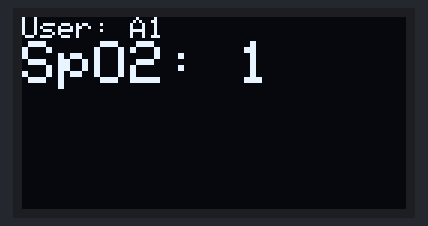
The sketch below on a simulated Arduino Mega 2560, built with avr-gcc and run on an emulated ATmega2560. On the bench: 128×64 one-colour display.

Above: at 0.1 s.
At 4.2 s:
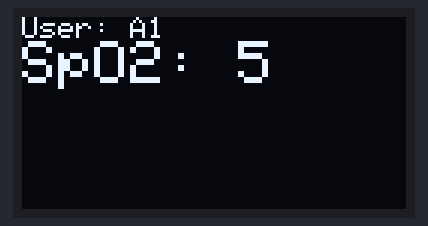
At 9.4 s:
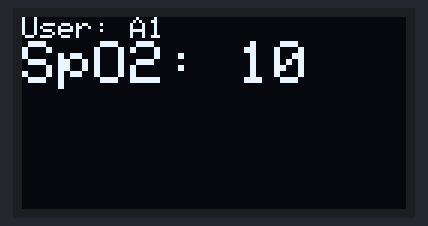
At 18.6 s:
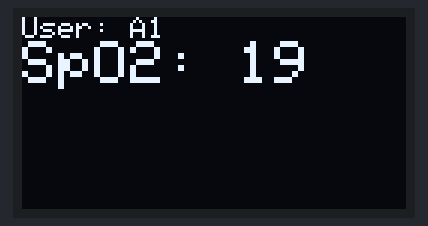
At 27.9 s:
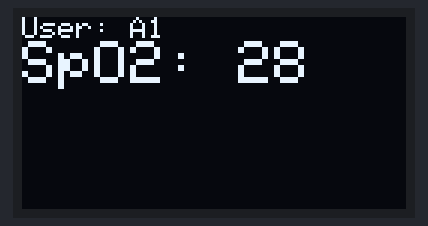
At 38.1 s:
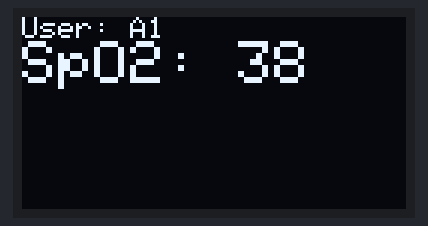

Measured:
- what the display in image 1 shows lasts 1.0 s, from 4.2 s to 5.2 s

The sketch:

treste_Oled_I2C.ino
```cpp
#include <SPI.h>
#include <Wire.h>
//--------------------------OK---- preparado para ir juntar ao MEGA ----------------
#include <Adafruit_GFX.h>
#include <Adafruit_SSD1306.h>
#define OLED_RESET 4
Adafruit_SSD1306 display(OLED_RESET);
#define NUMFLAKES 10
#define XPOS 0
#define YPOS 1
#define DELTAY 2
#define LOGO16_GLCD_HEIGHT 16
#define LOGO16_GLCD_WIDTH  16
//--------FIM Oled--------------
void setup()   {
  Serial.begin(9600);
  //-------Oled----------
  display.begin(SSD1306_SWITCHCAPVCC, 0x3C);
  display.clearDisplay();
  //-------FIM Oled-----
}

int cont = 0;
void loop() {
  //-------------------------------
  cont ++; //para teste

  if(cont > 50 ){
  //--------Alerta valores fora dos parametros-------
    display.setTextSize(1);
    display.setTextColor(WHITE);
    display.setCursor(0,0);
    display.println("User: A1");
    display.setTextColor(WHITE);
     display.setTextSize(2);
    display.print("SpO2: ");
    display.setTextSize(2);
    display.setTextColor(WHITE);
    display.print(cont); //-----SPO2Msg---Variavel do SpO2------
    display.invertDisplay(0);
    display.display();
    delay(1000);
    display.clearDisplay();
    display.invertDisplay(1);
    display.display();
    delay(1000);
    display.clearDisplay();
    //-----------------FIM------------------------
  } else {
    //--------Alerta valores fora dos parametros-------
    display.setTextSize(1);
    display.setTextColor(WHITE);
    display.setCursor(0,0);
    display.println("User: A1");
    display.setTextColor(WHITE);
     display.setTextSize(2);
    display.print("SpO2: ");
    display.setTextSize(2);
    display.setTextColor(WHITE);
    display.print(cont); //----SPO2Msg---Variavel do SpO2------
    display.display();
    delay(1000);
    display.clearDisplay();
    //-----------------FIM------------------------
  }


  } //Loop
```
